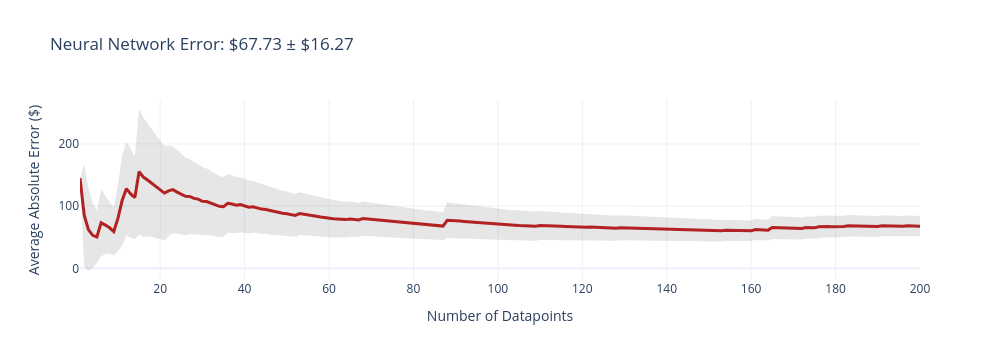
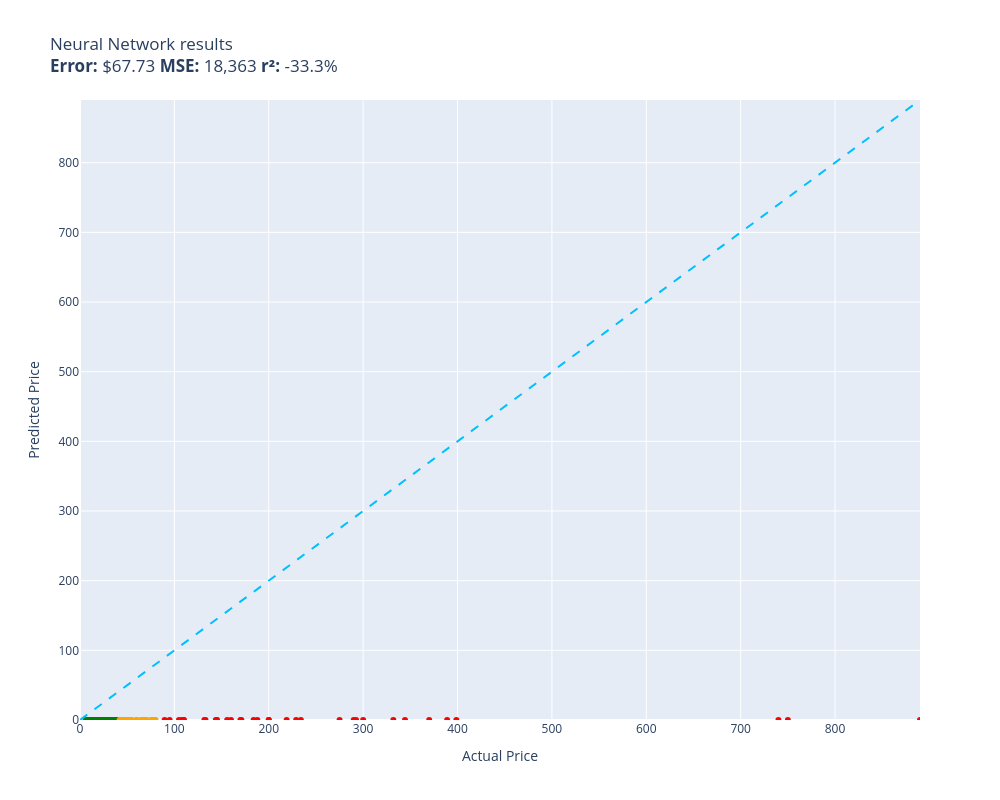

Notebook code cell kept with these figures, in order:
### Code cell
def neural_network(item: Item) -> float:
  model.eval()
  with torch.no_grad():
    # 1. Transform text summary to vector
    vector = vectorizer.transform([item.summary])
    # 2. Convert to FloatTensor
    tensor_in = torch.FloatTensor(vector.toarray())
    # 3. Predict price
    result = model(tensor_in)[0].item()
  # Clamp negative outputs to $0.00
  return max(0, result)


# Run evaluation on unseen test split
evaluate(neural_network, test)

### Figure 1 — Plotly figure (JSON) as saved in the notebook; plotly's stock layout.template omitted (floating-point values rounded to 4 significant figures; data arrays with more than 128 entries replaced by an {"elided": "..."} marker saying what was removed)
{"data": [{"fill": "toself", "fillcolor": "rgba(128,128,128,0.2)", "hoverinfo": "skip", "line": {"color": "rgba(255,255,255,0)"}, "name": "95% CI", "showlegend": false, "type": "scatter", "x": {"elided": "400 int values"}, "y": {"elided": "400 float values"}}, {"customdata": {"elided": "200x1 float values"}, "hovertemplate": "n=%{x}<br>Avg Error=$%{y:,.2f}<br>±95% CI=$%{customdata[0]:,.2f}<extra></extra>", "line": {"color": "firebrick", "width": 3}, "mode": "lines", "name": "Cumulative Avg Error", "type": "scatter", "x": {"elided": "200 int values"}, "y": {"elided": "200 float values"}}], "layout": {"height": 360, "showlegend": false, "title": {"text": "Neural Network Error: $67.73 ± $16.27"}, "width": 1000, "xaxis": {"title": {"text": "Number of Datapoints"}}, "yaxis": {"title": {"text": "Average Absolute Error ($)"}}}}

### Figure 2 — Plotly figure (JSON) as saved in the notebook; plotly's stock layout.template omitted (floating-point values rounded to 4 significant figures; data arrays with more than 128 entries replaced by an {"elided": "..."} marker saying what was removed)
{"data": [{"customdata": [["Vestil DHHT-500S Steel Hand Truck with D...\nGuess=$0.09 Actual=$144.96"], ["Texas Recreation Ultimate Swimming Foam ...\nGuess=$0.09 Actual=$187.94"], ["1\" PEXworx Oxygen-Barrier Radiant Heat P...\nGuess=$0.09 Actual=$275.00"], ["Dell Inspiron 5490-24 Inch All in One 10...\nGuess=$0.09 Actual=$398.76"], ["6805158 Hydraulic Quick Attach Cylinder ...\nGuess=$0.09 Actual=$331.99"], ["2021 Newest Dell Inspiron 14 7000 2-in-1...\nGuess=$0.09 Actual=$739.99"], ["XYZPrinting Da Vinci Mini Wireless 3D Pr...\nGuess=$0.09 Actual=$199.95"], ["Samsung Galaxy A10, Global 4G LTE GSM Fa...\nGuess=$0.09 Actual=$169.99"], ["150 Meter OM2 Multimode Duplex Fiber Opt...\nGuess=$0.09 Actual=$109.99"], ["myGEKOgear by Adesso Orbit 530 Full HD 1...\nGuess=$0.09 Actual=$94.93"], ["Marshall Stanmore II Bluetooth Speaker, ...\nGuess=$0.09 Actual=$292.50"], ["Barbie Limited Edition Collectibles Wedg...\nGuess=$0.09 Actual=$133.00"], ["Tram 1498-B 18-Foot Black CB Base Antenn...\nGuess=$0.09 Actual=$131.76"], ["1000ml New Lab Essential Oil Distillatio...\nGuess=$0.09 Actual=$234.00"], ["Jumanji Board Game Collector Replica\nGuess=$0.09 Actual=$145.00"], ["LILLIPUT 5d-ii/o/p Peaking Zebra Exposur...\nGuess=$0.09 Actual=$229.00"], ["Lenovo ThinkPad T490 14.0\" FHD (1920x108...\nGuess=$0.09 Actual=$889.99"], ["IOGEAR 2 Port DisplayPort 1.2 Multi-Moni...\nGuess=$0.09 Actual=$109.99"], ["PLNCT14 - Plantronics CT14 DECT 6.0 1.90...\nGuess=$0.09 Actual=$183.93"], ["Bandai Hobby MG 1/100 00 XN Raiser Gunda...\nGuess=$0.09 Actual=$104.84"], ["Lutema Y67-LMP-PI Toshiba Y67-LMP 725140...\nGuess=$0.09 Actual=$89.67"], ["Good Smile Fate/Grand Order Lancer/Satha...\nGuess=$0.09 Actual=$108.00"], ["XP-PEN Artist10 2nd Drawing Tablet with ...\nGuess=$0.09 Actual=$170.99"], ["Lenovo G27-20 27-inch Gaming Monitor, FH...\nGuess=$0.09 Actual=$155.95"], ["GoolRC WLtoys 124017 RC Car, 1:12 Scale ...\nGuess=$0.09 Actual=$159.99"], ["White Bounce House with Blower,Kids Boun...\nGuess=$0.09 Actual=$389.00"], ["HP Pavilion 17 Laptop, 17.3\" FHD IPS 100...\nGuess=$0.09 Actual=$749.99"], ["Sashco Log Builder Acrylic Latex Chinkin...\nGuess=$0.09 Actual=$344.37"], ["Bundle USCutter MH871 Vinyl Cutter - Sig...\nGuess=$0.09 Actual=$369.99"], ["pop mart Spongebob Square Pants Series 9...\nGuess=$0.09 Actual=$143.91"], ["Ergotech FDM-LIFT-2-WM Freedom Lift Sit ...\nGuess=$0.09 Actual=$200.01"], ["BESTPARTY Inflatable Kids Water Shark Sl...\nGuess=$0.09 Actual=$299.99"], ["FEELWORLD LUT6 6 Inch DSLR Camera Field ...\nGuess=$0.09 Actual=$289.99"], ["Nikon AF DX NIKKOR 10.5mm f/2.8G ED Fixe...\nGuess=$0.09 Actual=$218.95"]], "hovertemplate": "%{customdata[0]}<extra></extra>", "legendgroup": "red", "marker": {"color": "red", "size": 6, "symbol": "circle"}, "mode": "markers", "name": "red", "orientation": "v", "showlegend": true, "type": "scatter", "x": [145.0, 187.9, 275.0, 398.8, 332.0, 740.0, 199.9, 170.0, 110.0, 94.93, 292.5, 133.0, 131.8, 234.0, 145.0, 229.0, 890.0, 110.0, 183.9, 104.8, 89.67, 108.0, 171.0, 155.9, 160.0, 389.0, 750.0, 344.4, 370.0, 143.9, 200.0, 300.0, 290.0, 218.9], "xaxis": "x", "y": [0.0913, 0.0913, 0.0913, 0.09128, 0.0913, 0.09129, 0.0913, 0.09129, 0.0913, 0.09129, 0.09128, 0.09129, 0.09128, 0.09128, 0.09128, 0.0913, 0.09127, 0.0913, 0.09129, 0.0913, 0.09131, 0.09131, 0.09129, 0.0913, 0.09129, 0.0913, 0.09129, 0.0913, 0.0913, 0.0913, 0.0913, 0.0913, 0.09131, 0.0913], "yaxis": "y"}, {"customdata": {"elided": "132x1 str values"}, "hovertemplate": "%{customdata[0]}<extra></extra>", "legendgroup": "green", "marker": {"color": "green", "size": 6, "symbol": "circle"}, "mode": "markers", "name": "green", "orientation": "v", "showlegend": true, "type": "scatter", "x": {"elided": "132 float values"}, "xaxis": "x", "y": {"elided": "132 float values"}, "yaxis": "y"}, {"customdata": [["yAyusi Overhead Phone Mount with Portabl...\nGuess=$0.09 Actual=$46.99"], ["Artki POA-LMP136 Replacement Lamp with H...\nGuess=$0.09 Actual=$67.90"], ["CICATRICELL\nGuess=$0.09 Actual=$45.00"], ["Tandy Leather Craftool� Corner Round Pun...\nGuess=$0.09 Actual=$49.99"], ["Plantronics 201853-01 DA90 USB Audio Pro...\nGuess=$0.09 Actual=$79.50"], ["SAMSUNG SmartThings Station, with Power ...\nGuess=$0.09 Actual=$79.99"], ["United Scientific WHST08 Brass Deluxe Sl...\nGuess=$0.09 Actual=$64.55"], ["Industrial Wall Phone with Dialpad & Wal...\nGuess=$0.09 Actual=$69.99"], ["Digital Wireless Transmission 4.3-inch R...\nGuess=$0.09 Actual=$48.99"], ["Seidio Dilex Case and Holster Combo with...\nGuess=$0.09 Actual=$46.15"], ["DASHAN Abstract Round Backdrop Cloth (No...\nGuess=$0.09 Actual=$43.99"], ["HDPE Plastic Sheet (5 Sheets) 12\" x 24\" ...\nGuess=$0.09 Actual=$54.99"], ["Hoshizaki 3A0172-01 Transformer\nGuess=$0.09 Actual=$67.02"], ["MEOPTEX 1.25\" Multiple 5-Position Filter...\nGuess=$0.09 Actual=$45.99"], ["C2G 28251 Flexima VGA + 3.5mm Audio Vide...\nGuess=$0.09 Actual=$45.00"], ["Knitting Machine,48 Needles Smart Knitti...\nGuess=$0.09 Actual=$59.99"], ["MATEIN Travel Backpack Airline Approved,...\nGuess=$0.09 Actual=$42.98"], ["NoTrax 621 Diamond Flex-Lok™ Solid Ergon...\nGuess=$0.09 Actual=$67.00"], ["MikroTik SXTsq 5 ac\nGuess=$0.09 Actual=$69.99"], ["14 Inch Laptop Bag for Women, Lightweigh...\nGuess=$0.09 Actual=$52.99"], ["Rubbermaid 2640 Brute Dolly Replacement ...\nGuess=$0.09 Actual=$49.99"], ["Dwyer® Magnehelic® Differential Pressure...\nGuess=$0.09 Actual=$76.11"], ["SUNNY & FUN 8pc Balance Beam Gymnastics ...\nGuess=$0.09 Actual=$41.99"], ["SoundBox 4 Gauge Amp Kit Amplifier Insta...\nGuess=$0.09 Actual=$51.95"], ["Western Digital Caviar Blue 320GB SATA/3...\nGuess=$0.09 Actual=$46.29"], ["ToyerBee Telescope, 70mm telescopes for ...\nGuess=$0.09 Actual=$69.99"], ["Trombetta 267635-A Pump Switch\nGuess=$0.09 Actual=$54.00"], ["Harris Communications BDVD198 ASL Litera...\nGuess=$0.09 Actual=$78.51"], ["Hobby Boss German Boxer MRAV Vehicle Mod...\nGuess=$0.09 Actual=$43.71"], ["House of Cribbage - 3 Track Continuous C...\nGuess=$0.09 Actual=$44.95"], ["TREAL SCX24 Rear Portal Axles Complete K...\nGuess=$0.09 Actual=$59.98"], ["Bandai Hobby The Origin Gun Cannon Mobil...\nGuess=$0.09 Actual=$75.00"], ["Joorniao Wireless Retro Game Console, Bu...\nGuess=$0.09 Actual=$42.99"], ["LETOUR Power Supply AC96V~130V Transform...\nGuess=$0.09 Actual=$45.59"]], "hovertemplate": "%{customdata[0]}<extra></extra>", "legendgroup": "orange", "marker": {"color": "orange", "size": 6, "symbol": "circle"}, "mode": "markers", "name": "orange", "orientation": "v", "showlegend": true, "type": "scatter", "x": [46.99, 67.9, 45.0, 49.99, 79.5, 79.99, 64.55, 69.99, 48.99, 46.15, 43.99, 54.99, 67.02, 45.99, 45.0, 59.99, 42.98, 67.0, 69.99, 52.99, 49.99, 76.11, 41.99, 51.95, 46.29, 69.99, 54.0, 78.51, 43.71, 44.95, 59.98, 75.0, 42.99, 45.59], "xaxis": "x", "y": [0.09132, 0.09129, 0.09131, 0.0913, 0.09131, 0.0913, 0.0913, 0.09127, 0.09131, 0.0913, 0.09129, 0.09129, 0.0913, 0.0913, 0.0913, 0.0913, 0.0913, 0.09128, 0.09128, 0.09128, 0.09129, 0.09129, 0.09131, 0.09129, 0.0913, 0.09131, 0.09129, 0.0913, 0.0913, 0.09129, 0.0913, 0.09129, 0.0913, 0.09129], "yaxis": "y"}, {"hoverinfo": "skip", "line": {"color": "deepskyblue", "dash": "dash", "width": 2}, "mode": "lines", "name": "y = x", "showlegend": false, "type": "scatter", "x": [0, 890.0], "y": [0, 890.0]}], "layout": {"height": 800, "legend": {"title": {"text": "color"}, "tracegroupgap": 0}, "showlegend": false, "title": {"text": "Neural Network results<br><b>Error:</b> $67.73 <b>MSE:</b> 18,363 <b>r²:</b> -33.3%"}, "width": 1000, "xaxis": {"anchor": "y", "domain": [0, 1], "range": [0, 890.0], "title": {"text": "Actual Price"}}, "yaxis": {"anchor": "x", "domain": [0, 1], "range": [0, 890.0], "title": {"text": "Predicted Price"}}}}
